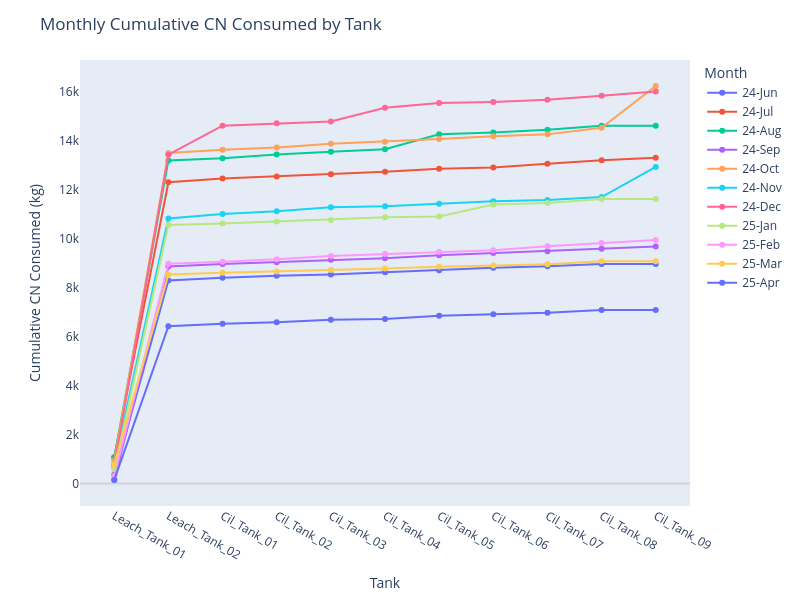

The notebook cell this image was saved under:
### Markdown cell above
### 📈 6.3 Multi-Month Cumulative CN Visualisation
Builds a tank-level monthly summary across all months. Calculates cumulative CN consumed per tank per month, visualises trends across the circuit, and tracks proportional contribution by tank.

### Code cell
# --- Build monthly_tank_totals for all months ---
# Group across all months
all_monthly_tank_totals = (
    tank_df.groupby(["Month", "Tank"], observed=True)
    .agg({
        "CN_ppm": "mean",
        "CN_Mass_kg": "mean",
        "CN_Consumed_kg": "sum",
        "Residence_Time_hr": "mean"
    })
    .reset_index()
)

# --- Reorder Tank & Compute Cumulative per Month ---
# Define tank order
tank_order = ["Leach_Tank_01", "Leach_Tank_02"] + [f"Cil_Tank_{i:02}" for i in range(1, 10)]

# Ensure Tank column is a category with defined order
all_monthly_tank_totals["Tank"] = pd.Categorical(
    all_monthly_tank_totals["Tank"],
    categories=tank_order,
    ordered=True
)

# Sort properly
all_monthly_tank_totals = all_monthly_tank_totals.sort_values(["Month", "Tank"])

# Compute cumulative per month
all_monthly_tank_totals["Cumulative_CN_Consumed"] = (
    all_monthly_tank_totals.groupby("Month", observed=True)["CN_Consumed_kg"].cumsum()
)

# Convert Month to datetime and format as 'YY-MMM'
all_monthly_tank_totals["Month_Formatted"] = (
    all_monthly_tank_totals["Month"].dt.to_timestamp().dt.strftime("%y-%b")
)

# Ensure Month is datetime for label formatting
all_monthly_tank_totals["Month_dt"] = all_monthly_tank_totals["Month"].dt.to_timestamp()

# Calculate proportion and cumulative %
all_monthly_tank_totals["Proportion"] = all_monthly_tank_totals.groupby("Month")["CN_Consumed_kg"].transform(lambda x: x / x.sum())
all_monthly_tank_totals["Cumulative_Pct"] = all_monthly_tank_totals.groupby("Month")["CN_Consumed_kg"].cumsum()
all_monthly_tank_totals["Cumulative_Pct"] = all_monthly_tank_totals["Cumulative_Pct"] / all_monthly_tank_totals.groupby("Month")["CN_Consumed_kg"].transform("sum")

# Format hover text
all_monthly_tank_totals["HoverText"] = (
    "Period: " + all_monthly_tank_totals["Month_dt"].dt.strftime("%b %Y") + "<br>" +
    "CN Consumed: " + all_monthly_tank_totals["CN_Consumed_kg"].round(0).astype(int).astype(str) + " kg<br>" +
    "Proportion: " + (100 * all_monthly_tank_totals["Proportion"]).round(1).astype(str) + " %<br>" +
    "Cum.: " + (100 * all_monthly_tank_totals["Cumulative_Pct"]).round(1).astype(str) + " %"
)

# --- Plot Monthly Cumulative CN Consumed by Tank ---
fig = px.line(
    all_monthly_tank_totals,
    x="Tank",
    y="Cumulative_CN_Consumed",
    color=all_monthly_tank_totals["Month_dt"].dt.strftime("%y-%b"),
    custom_data=["HoverText"],
    markers=True,
)

# Show hover template
fig.update_traces(
    hovertemplate="%{customdata[0]}"
)

fig.update_layout(
    title="Monthly Cumulative CN Consumed by Tank",
    xaxis=dict(
        title="Tank",
        showgrid=False,
    ),
    yaxis=dict(
        title="Cumulative CN Consumed (kg)",
        showgrid=False,
        zeroline=True,
        zerolinecolor='LightGray',
        gridcolor='LightGray'
    ),
    legend_title="Month",
    height=600,
    width=800
)

fig.show()

### Figure 1 — Plotly figure (JSON) as saved in the notebook; plotly's stock layout.template omitted (floating-point values rounded to 4 significant figures)
{"data": [{"customdata": [["Period: Jun 2024<br>CN Consumed: 355 kg<br>Proportion: 4.0 %<br>Cum.: 4.0 %"], ["Period: Jun 2024<br>CN Consumed: 7941 kg<br>Proportion: 88.6 %<br>Cum.: 92.6 %"], ["Period: Jun 2024<br>CN Consumed: 105 kg<br>Proportion: 1.2 %<br>Cum.: 93.7 %"], ["Period: Jun 2024<br>CN Consumed: 90 kg<br>Proportion: 1.0 %<br>Cum.: 94.7 %"], ["Period: Jun 2024<br>CN Consumed: 45 kg<br>Proportion: 0.5 %<br>Cum.: 95.2 %"], ["Period: Jun 2024<br>CN Consumed: 98 kg<br>Proportion: 1.1 %<br>Cum.: 96.3 %"], ["Period: Jun 2024<br>CN Consumed: 78 kg<br>Proportion: 0.9 %<br>Cum.: 97.2 %"], ["Period: Jun 2024<br>CN Consumed: 98 kg<br>Proportion: 1.1 %<br>Cum.: 98.3 %"], ["Period: Jun 2024<br>CN Consumed: 69 kg<br>Proportion: 0.8 %<br>Cum.: 99.1 %"], ["Period: Jun 2024<br>CN Consumed: 85 kg<br>Proportion: 0.9 %<br>Cum.: 100.0 %"], ["Period: Jun 2024<br>CN Consumed: 0 kg<br>Proportion: 0.0 %<br>Cum.: 100.0 %"]], "hovertemplate": "%{customdata[0]}", "legendgroup": "24-Jun", "line": {"color": "#636efa", "dash": "solid"}, "marker": {"symbol": "circle"}, "mode": "lines+markers", "name": "24-Jun", "orientation": "v", "showlegend": true, "type": "scatter", "x": ["Leach_Tank_01", "Leach_Tank_02", "Cil_Tank_01", "Cil_Tank_02", "Cil_Tank_03", "Cil_Tank_04", "Cil_Tank_05", "Cil_Tank_06", "Cil_Tank_07", "Cil_Tank_08", "Cil_Tank_09"], "xaxis": "x", "y": [355, 8296.0, 8401.0, 8491.0, 8536.0, 8634.0, 8711.0, 8809.0, 8878.0, 8962.0, 8962.0], "yaxis": "y"}, {"customdata": [["Period: Jul 2024<br>CN Consumed: 1070 kg<br>Proportion: 8.0 %<br>Cum.: 8.0 %"], ["Period: Jul 2024<br>CN Consumed: 11240 kg<br>Proportion: 84.5 %<br>Cum.: 92.5 %"], ["Period: Jul 2024<br>CN Consumed: 150 kg<br>Proportion: 1.1 %<br>Cum.: 93.6 %"], ["Period: Jul 2024<br>CN Consumed: 88 kg<br>Proportion: 0.7 %<br>Cum.: 94.3 %"], ["Period: Jul 2024<br>CN Consumed: 82 kg<br>Proportion: 0.6 %<br>Cum.: 94.9 %"], ["Period: Jul 2024<br>CN Consumed: 105 kg<br>Proportion: 0.8 %<br>Cum.: 95.7 %"], ["Period: Jul 2024<br>CN Consumed: 120 kg<br>Proportion: 0.9 %<br>Cum.: 96.6 %"], ["Period: Jul 2024<br>CN Consumed: 55 kg<br>Proportion: 0.4 %<br>Cum.: 97.0 %"], ["Period: Jul 2024<br>CN Consumed: 154 kg<br>Proportion: 1.2 %<br>Cum.: 98.2 %"], ["Period: Jul 2024<br>CN Consumed: 146 kg<br>Proportion: 1.1 %<br>Cum.: 99.3 %"], ["Period: Jul 2024<br>CN Consumed: 95 kg<br>Proportion: 0.7 %<br>Cum.: 100.0 %"]], "hovertemplate": "%{customdata[0]}", "legendgroup": "24-Jul", "line": {"color": "#EF553B", "dash": "solid"}, "marker": {"symbol": "circle"}, "mode": "lines+markers", "name": "24-Jul", "orientation": "v", "showlegend": true, "type": "scatter", "x": ["Leach_Tank_01", "Leach_Tank_02", "Cil_Tank_01", "Cil_Tank_02", "Cil_Tank_03", "Cil_Tank_04", "Cil_Tank_05", "Cil_Tank_06", "Cil_Tank_07", "Cil_Tank_08", "Cil_Tank_09"], "xaxis": "x", "y": [1070, 12310, 12460, 12550.0, 12630, 12735, 12855, 12910, 13060.0, 13210, 13305], "yaxis": "y"}, {"customdata": [["Period: Aug 2024<br>CN Consumed: 1055 kg<br>Proportion: 7.2 %<br>Cum.: 7.2 %"], ["Period: Aug 2024<br>CN Consumed: 12144 kg<br>Proportion: 83.1 %<br>Cum.: 90.3 %"], ["Period: Aug 2024<br>CN Consumed: 95 kg<br>Proportion: 0.6 %<br>Cum.: 90.9 %"], ["Period: Aug 2024<br>CN Consumed: 149 kg<br>Proportion: 1.0 %<br>Cum.: 91.9 %"], ["Period: Aug 2024<br>CN Consumed: 111 kg<br>Proportion: 0.8 %<br>Cum.: 92.7 %"], ["Period: Aug 2024<br>CN Consumed: 101 kg<br>Proportion: 0.7 %<br>Cum.: 93.4 %"], ["Period: Aug 2024<br>CN Consumed: 618 kg<br>Proportion: 4.2 %<br>Cum.: 97.6 %"], ["Period: Aug 2024<br>CN Consumed: 71 kg<br>Proportion: 0.5 %<br>Cum.: 98.1 %"], ["Period: Aug 2024<br>CN Consumed: 105 kg<br>Proportion: 0.7 %<br>Cum.: 98.8 %"], ["Period: Aug 2024<br>CN Consumed: 171 kg<br>Proportion: 1.2 %<br>Cum.: 100.0 %"], ["Period: Aug 2024<br>CN Consumed: 0 kg<br>Proportion: 0.0 %<br>Cum.: 100.0 %"]], "hovertemplate": "%{customdata[0]}", "legendgroup": "24-Aug", "line": {"color": "#00cc96", "dash": "solid"}, "marker": {"symbol": "circle"}, "mode": "lines+markers", "name": "24-Aug", "orientation": "v", "showlegend": true, "type": "scatter", "x": ["Leach_Tank_01", "Leach_Tank_02", "Cil_Tank_01", "Cil_Tank_02", "Cil_Tank_03", "Cil_Tank_04", "Cil_Tank_05", "Cil_Tank_06", "Cil_Tank_07", "Cil_Tank_08", "Cil_Tank_09"], "xaxis": "x", "y": [1055, 13200.0, 13290.0, 13440.0, 13550.0, 13655, 14270.0, 14340.0, 14450.0, 14620, 14620], "yaxis": "y"}, {"customdata": [["Period: Sep 2024<br>CN Consumed: 140 kg<br>Proportion: 1.4 %<br>Cum.: 1.4 %"], ["Period: Sep 2024<br>CN Consumed: 8726 kg<br>Proportion: 90.2 %<br>Cum.: 91.6 %"], ["Period: Sep 2024<br>CN Consumed: 105 kg<br>Proportion: 1.1 %<br>Cum.: 92.7 %"], ["Period: Sep 2024<br>CN Consumed: 69 kg<br>Proportion: 0.7 %<br>Cum.: 93.4 %"], ["Period: Sep 2024<br>CN Consumed: 100 kg<br>Proportion: 1.0 %<br>Cum.: 94.4 %"], ["Period: Sep 2024<br>CN Consumed: 65 kg<br>Proportion: 0.7 %<br>Cum.: 95.1 %"], ["Period: Sep 2024<br>CN Consumed: 119 kg<br>Proportion: 1.2 %<br>Cum.: 96.3 %"], ["Period: Sep 2024<br>CN Consumed: 89 kg<br>Proportion: 0.9 %<br>Cum.: 97.3 %"], ["Period: Sep 2024<br>CN Consumed: 72 kg<br>Proportion: 0.7 %<br>Cum.: 98.0 %"], ["Period: Sep 2024<br>CN Consumed: 110 kg<br>Proportion: 1.1 %<br>Cum.: 99.1 %"], ["Period: Sep 2024<br>CN Consumed: 82 kg<br>Proportion: 0.9 %<br>Cum.: 100.0 %"]], "hovertemplate": "%{customdata[0]}", "legendgroup": "24-Sep", "line": {"color": "#ab63fa", "dash": "solid"}, "marker": {"symbol": "circle"}, "mode": "lines+markers", "name": "24-Sep", "orientation": "v", "showlegend": true, "type": "scatter", "x": ["Leach_Tank_01", "Leach_Tank_02", "Cil_Tank_01", "Cil_Tank_02", "Cil_Tank_03", "Cil_Tank_04", "Cil_Tank_05", "Cil_Tank_06", "Cil_Tank_07", "Cil_Tank_08", "Cil_Tank_09"], "xaxis": "x", "y": [140, 8866.0, 8971.0, 9040, 9140, 9205, 9324.0, 9412.0, 9485, 9595, 9678.0], "yaxis": "y"}, {"customdata": [["Period: Oct 2024<br>CN Consumed: 925 kg<br>Proportion: 5.7 %<br>Cum.: 5.7 %"], ["Period: Oct 2024<br>CN Consumed: 12576 kg<br>Proportion: 77.4 %<br>Cum.: 83.1 %"], ["Period: Oct 2024<br>CN Consumed: 138 kg<br>Proportion: 0.8 %<br>Cum.: 84.0 %"], ["Period: Oct 2024<br>CN Consumed: 92 kg<br>Proportion: 0.6 %<br>Cum.: 84.6 %"], ["Period: Oct 2024<br>CN Consumed: 146 kg<br>Proportion: 0.9 %<br>Cum.: 85.5 %"], ["Period: Oct 2024<br>CN Consumed: 86 kg<br>Proportion: 0.5 %<br>Cum.: 86.0 %"], ["Period: Oct 2024<br>CN Consumed: 114 kg<br>Proportion: 0.7 %<br>Cum.: 86.7 %"], ["Period: Oct 2024<br>CN Consumed: 115 kg<br>Proportion: 0.7 %<br>Cum.: 87.4 %"], ["Period: Oct 2024<br>CN Consumed: 72 kg<br>Proportion: 0.4 %<br>Cum.: 87.8 %"], ["Period: Oct 2024<br>CN Consumed: 266 kg<br>Proportion: 1.6 %<br>Cum.: 89.5 %"], ["Period: Oct 2024<br>CN Consumed: 1709 kg<br>Proportion: 10.5 %<br>Cum.: 100.0 %"]], "hovertemplate": "%{customdata[0]}", "legendgroup": "24-Oct", "line": {"color": "#FFA15A", "dash": "solid"}, "marker": {"symbol": "circle"}, "mode": "lines+markers", "name": "24-Oct", "orientation": "v", "showlegend": true, "type": "scatter", "x": ["Leach_Tank_01", "Leach_Tank_02", "Cil_Tank_01", "Cil_Tank_02", "Cil_Tank_03", "Cil_Tank_04", "Cil_Tank_05", "Cil_Tank_06", "Cil_Tank_07", "Cil_Tank_08", "Cil_Tank_09"], "xaxis": "x", "y": [925, 13500.0, 13640.0, 13730.0, 13880.0, 13960.0, 14080.0, 14190.0, 14265, 14530.0, 16240], "yaxis": "y"}, {"customdata": [["Period: Nov 2024<br>CN Consumed: 780 kg<br>Proportion: 6.0 %<br>Cum.: 6.0 %"], ["Period: Nov 2024<br>CN Consumed: 10051 kg<br>Proportion: 77.7 %<br>Cum.: 83.8 %"], ["Period: Nov 2024<br>CN Consumed: 179 kg<br>Proportion: 1.4 %<br>Cum.: 85.1 %"], ["Period: Nov 2024<br>CN Consumed: 112 kg<br>Proportion: 0.9 %<br>Cum.: 86.0 %"], ["Period: Nov 2024<br>CN Consumed: 168 kg<br>Proportion: 1.3 %<br>Cum.: 87.3 %"], ["Period: Nov 2024<br>CN Consumed: 38 kg<br>Proportion: 0.3 %<br>Cum.: 87.6 %"], ["Period: Nov 2024<br>CN Consumed: 98 kg<br>Proportion: 0.8 %<br>Cum.: 88.3 %"], ["Period: Nov 2024<br>CN Consumed: 111 kg<br>Proportion: 0.9 %<br>Cum.: 89.2 %"], ["Period: Nov 2024<br>CN Consumed: 46 kg<br>Proportion: 0.4 %<br>Cum.: 89.6 %"], ["Period: Nov 2024<br>CN Consumed: 121 kg<br>Proportion: 0.9 %<br>Cum.: 90.5 %"], ["Period: Nov 2024<br>CN Consumed: 1229 kg<br>Proportion: 9.5 %<br>Cum.: 100.0 %"]], "hovertemplate": "%{customdata[0]}", "legendgroup": "24-Nov", "line": {"color": "#19d3f3", "dash": "solid"}, "marker": {"symbol": "circle"}, "mode": "lines+markers", "name": "24-Nov", "orientation": "v", "showlegend": true, "type": "scatter", "x": ["Leach_Tank_01", "Leach_Tank_02", "Cil_Tank_01", "Cil_Tank_02", "Cil_Tank_03", "Cil_Tank_04", "Cil_Tank_05", "Cil_Tank_06", "Cil_Tank_07", "Cil_Tank_08", "Cil_Tank_09"], "xaxis": "x", "y": [780, 10830.0, 11010, 11120.0, 11290, 11330.0, 11425, 11540.0, 11580.0, 11700.0, 12930.0], "yaxis": "y"}, {"customdata": [["Period: Dec 2024<br>CN Consumed: 701 kg<br>Proportion: 4.4 %<br>Cum.: 4.4 %"], ["Period: Dec 2024<br>CN Consumed: 12735 kg<br>Proportion: 79.5 %<br>Cum.: 83.9 %"], ["Period: Dec 2024<br>CN Consumed: 1184 kg<br>Proportion: 7.4 %<br>Cum.: 91.3 %"], ["Period: Dec 2024<br>CN Consumed: 101 kg<br>Proportion: 0.6 %<br>Cum.: 91.9 %"], ["Period: Dec 2024<br>CN Consumed: 72 kg<br>Proportion: 0.5 %<br>Cum.: 92.3 %"], ["Period: Dec 2024<br>CN Consumed: 561 kg<br>Proportion: 3.5 %<br>Cum.: 95.8 %"], ["Period: Dec 2024<br>CN Consumed: 195 kg<br>Proportion: 1.2 %<br>Cum.: 97.1 %"], ["Period: Dec 2024<br>CN Consumed: 41 kg<br>Proportion: 0.3 %<br>Cum.: 97.3 %"], ["Period: Dec 2024<br>CN Consumed: 88 kg<br>Proportion: 0.5 %<br>Cum.: 97.9 %"], ["Period: Dec 2024<br>CN Consumed: 164 kg<br>Proportion: 1.0 %<br>Cum.: 98.9 %"], ["Period: Dec 2024<br>CN Consumed: 179 kg<br>Proportion: 1.1 %<br>Cum.: 100.0 %"]], "hovertemplate": "%{customdata[0]}", "legendgroup": "24-Dec", "line": {"color": "#FF6692", "dash": "solid"}, "marker": {"symbol": "circle"}, "mode": "lines+markers", "name": "24-Dec", "orientation": "v", "showlegend": true, "type": "scatter", "x": ["Leach_Tank_01", "Leach_Tank_02", "Cil_Tank_01", "Cil_Tank_02", "Cil_Tank_03", "Cil_Tank_04", "Cil_Tank_05", "Cil_Tank_06", "Cil_Tank_07", "Cil_Tank_08", "Cil_Tank_09"], "xaxis": "x", "y": [701, 13440.0, 14620, 14720.0, 14790.0, 15355, 15550, 15590.0, 15680.0, 15840.0, 16020.0], "yaxis": "y"}, {"customdata": [["Period: Jan 2025<br>CN Consumed: 565 kg<br>Proportion: 4.9 %<br>Cum.: 4.9 %"], ["Period: Jan 2025<br>CN Consumed: 9999 kg<br>Proportion: 86.1 %<br>Cum.: 90.9 %"], ["Period: Jan 2025<br>CN Consumed: 61 kg<br>Proportion: 0.5 %<br>Cum.: 91.5 %"], ["Period: Jan 2025<br>CN Consumed: 78 kg<br>Proportion: 0.7 %<br>Cum.: 92.1 %"], ["Period: Jan 2025<br>CN Consumed: 66 kg<br>Proportion: 0.6 %<br>Cum.: 92.7 %"], ["Period: Jan 2025<br>CN Consumed: 107 kg<br>Proportion: 0.9 %<br>Cum.: 93.6 %"], ["Period: Jan 2025<br>CN Consumed: 36 kg<br>Proportion: 0.3 %<br>Cum.: 93.9 %"], ["Period: Jan 2025<br>CN Consumed: 484 kg<br>Proportion: 4.2 %<br>Cum.: 98.1 %"], ["Period: Jan 2025<br>CN Consumed: 64 kg<br>Proportion: 0.5 %<br>Cum.: 98.6 %"], ["Period: Jan 2025<br>CN Consumed: 159 kg<br>Proportion: 1.4 %<br>Cum.: 100.0 %"], ["Period: Jan 2025<br>CN Consumed: 0 kg<br>Proportion: 0.0 %<br>Cum.: 100.0 %"]], "hovertemplate": "%{customdata[0]}", "legendgroup": "25-Jan", "line": {"color": "#B6E880", "dash": "solid"}, "marker": {"symbol": "circle"}, "mode": "lines+markers", "name": "25-Jan", "orientation": "v", "showlegend": true, "type": "scatter", "x": ["Leach_Tank_01", "Leach_Tank_02", "Cil_Tank_01", "Cil_Tank_02", "Cil_Tank_03", "Cil_Tank_04", "Cil_Tank_05", "Cil_Tank_06", "Cil_Tank_07", "Cil_Tank_08", "Cil_Tank_09"], "xaxis": "x", "y": [565, 10560.0, 10625, 10700.0, 10770.0, 10880.0, 10912, 11400.0, 11460.0, 11620.0, 11620.0], "yaxis": "y"}, {"customdata": [["Period: Feb 2025<br>CN Consumed: 305 kg<br>Proportion: 3.1 %<br>Cum.: 3.1 %"], ["Period: Feb 2025<br>CN Consumed: 8669 kg<br>Proportion: 87.1 %<br>Cum.: 90.2 %"], ["Period: Feb 2025<br>CN Consumed: 85 kg<br>Proportion: 0.9 %<br>Cum.: 91.1 %"], ["Period: Feb 2025<br>CN Consumed: 100 kg<br>Proportion: 1.0 %<br>Cum.: 92.1 %"], ["Period: Feb 2025<br>CN Consumed: 132 kg<br>Proportion: 1.3 %<br>Cum.: 93.4 %"], ["Period: Feb 2025<br>CN Consumed: 82 kg<br>Proportion: 0.8 %<br>Cum.: 94.2 %"], ["Period: Feb 2025<br>CN Consumed: 79 kg<br>Proportion: 0.8 %<br>Cum.: 95.0 %"], ["Period: Feb 2025<br>CN Consumed: 79 kg<br>Proportion: 0.8 %<br>Cum.: 95.8 %"], ["Period: Feb 2025<br>CN Consumed: 160 kg<br>Proportion: 1.6 %<br>Cum.: 97.4 %"], ["Period: Feb 2025<br>CN Consumed: 136 kg<br>Proportion: 1.4 %<br>Cum.: 98.8 %"], ["Period: Feb 2025<br>CN Consumed: 120 kg<br>Proportion: 1.2 %<br>Cum.: 100.0 %"]], "hovertemplate": "%{customdata[0]}", "legendgroup": "25-Feb", "line": {"color": "#FF97FF", "dash": "solid"}, "marker": {"symbol": "circle"}, "mode": "lines+markers", "name": "25-Feb", "orientation": "v", "showlegend": true, "type": "scatter", "x": ["Leach_Tank_01", "Leach_Tank_02", "Cil_Tank_01", "Cil_Tank_02", "Cil_Tank_03", "Cil_Tank_04", "Cil_Tank_05", "Cil_Tank_06", "Cil_Tank_07", "Cil_Tank_08", "Cil_Tank_09"], "xaxis": "x", "y": [305, 8974.0, 9059.0, 9159.0, 9291.0, 9374.0, 9452.0, 9531.0, 9691.0, 9828.0, 9948.0], "yaxis": "y"}, {"customdata": [["Period: Mar 2025<br>CN Consumed: 770 kg<br>Proportion: 8.5 %<br>Cum.: 8.5 %"], ["Period: Mar 2025<br>CN Consumed: 7765 kg<br>Proportion: 85.5 %<br>Cum.: 94.0 %"], ["Period: Mar 2025<br>CN Consumed: 72 kg<br>Proportion: 0.8 %<br>Cum.: 94.8 %"], ["Period: Mar 2025<br>CN Consumed: 52 kg<br>Proportion: 0.6 %<br>Cum.: 95.4 %"], ["Period: Mar 2025<br>CN Consumed: 59 kg<br>Proportion: 0.6 %<br>Cum.: 96.0 %"], ["Period: Mar 2025<br>CN Consumed: 68 kg<br>Proportion: 0.7 %<br>Cum.: 96.8 %"], ["Period: Mar 2025<br>CN Consumed: 69 kg<br>Proportion: 0.8 %<br>Cum.: 97.5 %"], ["Period: Mar 2025<br>CN Consumed: 52 kg<br>Proportion: 0.6 %<br>Cum.: 98.1 %"], ["Period: Mar 2025<br>CN Consumed: 50 kg<br>Proportion: 0.6 %<br>Cum.: 98.7 %"], ["Period: Mar 2025<br>CN Consumed: 120 kg<br>Proportion: 1.3 %<br>Cum.: 100.0 %"], ["Period: Mar 2025<br>CN Consumed: 0 kg<br>Proportion: 0.0 %<br>Cum.: 100.0 %"]], "hovertemplate": "%{customdata[0]}", "legendgroup": "25-Mar", "line": {"color": "#FECB52", "dash": "solid"}, "marker": {"symbol": "circle"}, "mode": "lines+markers", "name": "25-Mar", "orientation": "v", "showlegend": true, "type": "scatter", "x": ["Leach_Tank_01", "Leach_Tank_02", "Cil_Tank_01", "Cil_Tank_02", "Cil_Tank_03", "Cil_Tank_04", "Cil_Tank_05", "Cil_Tank_06", "Cil_Tank_07", "Cil_Tank_08", "Cil_Tank_09"], "xaxis": "x", "y": [770, 8535, 8608.0, 8660, 8719.0, 8786.0, 8855, 8908.0, 8958.0, 9078.0, 9078.0], "yaxis": "y"}, {"customdata": [["Period: Apr 2025<br>CN Consumed: 140 kg<br>Proportion: 2.0 %<br>Cum.: 2.0 %"], ["Period: Apr 2025<br>CN Consumed: 6285 kg<br>Proportion: 88.6 %<br>Cum.: 90.6 %"], ["Period: Apr 2025<br>CN Consumed: 99 kg<br>Proportion: 1.4 %<br>Cum.: 92.0 %"], ["Period: Apr 2025<br>CN Consumed: 64 kg<br>Proportion: 0.9 %<br>Cum.: 92.9 %"], ["Period: Apr 2025<br>CN Consumed: 99 kg<br>Proportion: 1.4 %<br>Cum.: 94.3 %"], ["Period: Apr 2025<br>CN Consumed: 31 kg<br>Proportion: 0.4 %<br>Cum.: 94.7 %"], ["Period: Apr 2025<br>CN Consumed: 131 kg<br>Proportion: 1.9 %<br>Cum.: 96.6 %"], ["Period: Apr 2025<br>CN Consumed: 69 kg<br>Proportion: 1.0 %<br>Cum.: 97.6 %"], ["Period: Apr 2025<br>CN Consumed: 52 kg<br>Proportion: 0.7 %<br>Cum.: 98.3 %"], ["Period: Apr 2025<br>CN Consumed: 120 kg<br>Proportion: 1.7 %<br>Cum.: 100.0 %"], ["Period: Apr 2025<br>CN Consumed: 0 kg<br>Proportion: 0.0 %<br>Cum.: 100.0 %"]], "hovertemplate": "%{customdata[0]}", "legendgroup": "25-Apr", "line": {"color": "#636efa", "dash": "solid"}, "marker": {"symbol": "circle"}, "mode": "lines+markers", "name": "25-Apr", "orientation": "v", "showlegend": true, "type": "scatter", "x": ["Leach_Tank_01", "Leach_Tank_02", "Cil_Tank_01", "Cil_Tank_02", "Cil_Tank_03", "Cil_Tank_04", "Cil_Tank_05", "Cil_Tank_06", "Cil_Tank_07", "Cil_Tank_08", "Cil_Tank_09"], "xaxis": "x", "y": [140, 6425, 6524.0, 6588.0, 6686.0, 6718.0, 6849.0, 6918.0, 6970, 7090, 7090], "yaxis": "y"}], "layout": {"height": 600, "legend": {"title": {"text": "Month"}, "tracegroupgap": 0}, "margin": {"t": 60}, "title": {"text": "Monthly Cumulative CN Consumed by Tank"}, "width": 800, "xaxis": {"anchor": "y", "domain": [0, 1], "showgrid": false, "title": {"text": "Tank"}}, "yaxis": {"anchor": "x", "domain": [0, 1], "gridcolor": "LightGray", "showgrid": false, "title": {"text": "Cumulative CN Consumed (kg)"}, "zeroline": true, "zerolinecolor": "LightGray"}}}
